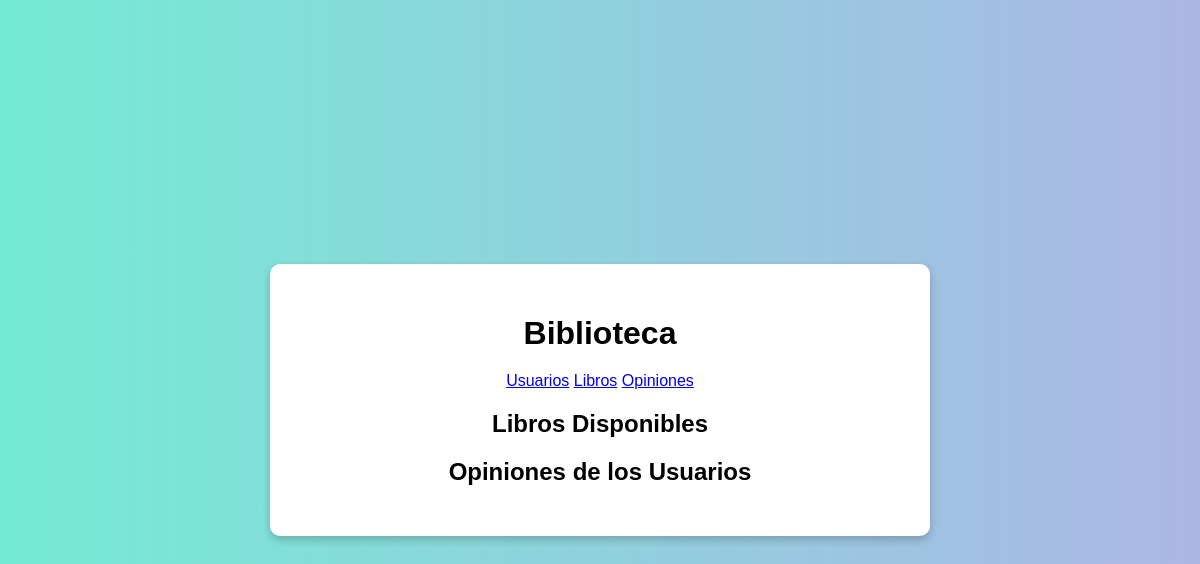
The page /biblioteca/ on the database as committed earlier.
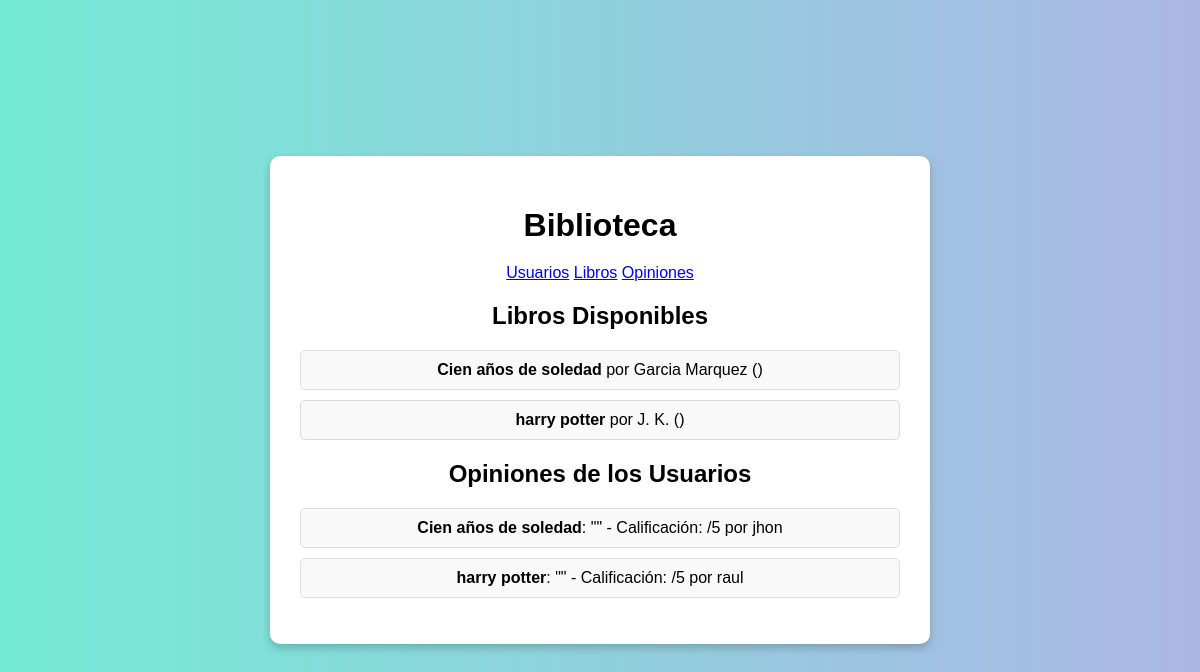
The same page on the database as committed later.
### biblioteca/models.py (models this page shows, shortened)
class Libro(models.Model):
    titulo = models.CharField(max_length=200)
    autor = models.CharField(max_length=100)
    genero = models.CharField(max_length=100)

class Opinion(models.Model):
    usuario = models.ForeignKey(Usuario, on_delete=models.CASCADE)
    libro = models.ForeignKey(Libro, on_delete=models.CASCADE)
    texto = models.TextField()
    fecha = models.DateTimeField(auto_now_add=True)

class Usuario(models.Model):
    nombre = models.CharField(max_length=100)
    correo = models.EmailField(unique=True)

### biblioteca/views.py (the view)
# urls.py: path('', views.pagina_inicio, name='pagina_inicio'),
def pagina_inicio(request):
    libros = Libro.objects.all()
    opiniones = Opinion.objects.all()
    return render(request, 'biblioteca/inicio.html', {'libros': libros, 'opiniones': opiniones})

### biblioteca/templates/biblioteca/inicio.html (shortened to what this page needs)
<!DOCTYPE html>
<html lang="es">
<head>
    <link rel="stylesheet" href="../../static/biblioteca/styles.css">
</head>
<body>
    <div class="container">
        <header>
            <h1>Biblioteca</h1>
            <nav>
                <a href="{% url 'lista_usuarios' %}">Usuarios</a>
                <a href="{% url 'lista_libros' %}">Libros</a>
                <a href="{% url 'lista_opiniones' %}">Opiniones</a>
            </nav>
        </header>
        <main>
            <section class="libros">
                <h2>Libros Disponibles</h2>
                <ul>
                    {% for libro in libros %}
                        <li>
                            <strong>{{ libro.titulo }}</strong> por {{ libro.autor }}
                            ({{ libro.fecha_publicacion }})
                        </li>
                    {% endfor %}
                </ul>
            </section>
            <section class="opiniones">
                <h2>Opiniones de los Usuarios</h2>
                <ul>
                    {% for opinion in opiniones %}
                        <li>
                            <strong>{{ opinion.libro.titulo }}</strong>: "{{ opinion.comentario }}"
                            - Calificación: {{ opinion.calificacion }}/5
                            por {{ opinion.usuario.nombre }}
                        </li>
                    {% endfor %}
                </ul>
            </section>
        </main>
    </div>
</body>
</html>

### biblioteca/static/biblioteca/styles.css (style rules this page uses)
body { font-family: Arial, sans-serif; background: linear-gradient(to right, #74ebd5, #acb6e5); color: #000000; margin: 0; display: flex; justify-content: center; align-items: center; min-height: 100vh; }
.container { text-align: center; background: #fff; padding: 30px; border-radius: 10px; box-shadow: 0 4px 8px rgba(0, 0, 0, 0.2); width: 80%; max-width: 600px; }
h1 { margin-bottom: 20px; color: #000000; }
ul { list-style: none; padding: 0; }
ul li { margin: 10px 0; padding: 10px; background: #f9f9f9; border: 1px solid #ddd; border-radius: 5px; }

Rows that differ between the two databases and show on the page:
added Libro: titulo "Cien años de soledad", autor "Garcia Marquez"
added Libro: titulo "harry potter", autor "J. K."
added Opinion: libro.titulo "Cien años de soledad", usuario.nombre "jhon"
added Opinion: libro.titulo "harry potter", usuario.nombre "raul"
